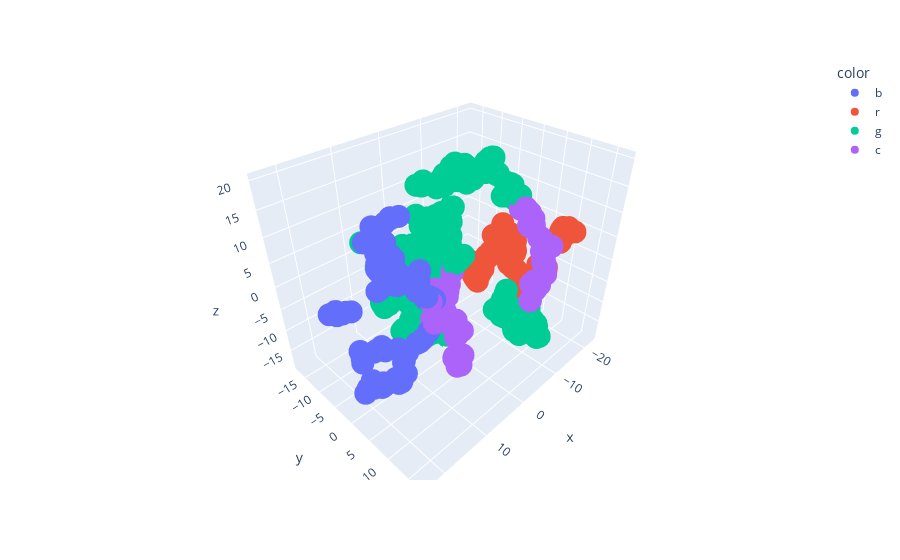

The cell this chart's notebook holds for it:
### Code cell
km2 = KMeans(n_clusters=4).fit(df)

# plot using tsne 
X_embedded  = TSNE(n_components=3, perplexity=10, random_state=24).fit_transform( df)
colors = np.array([x for x in 'bgrcmykbgrcmykbgrcmykbgrcmyk'])

fig = px.scatter_3d(x=X_embedded [:,0],y=X_embedded [:,1],z=X_embedded [:,2],color=colors[km2.labels_])
fig.show()
